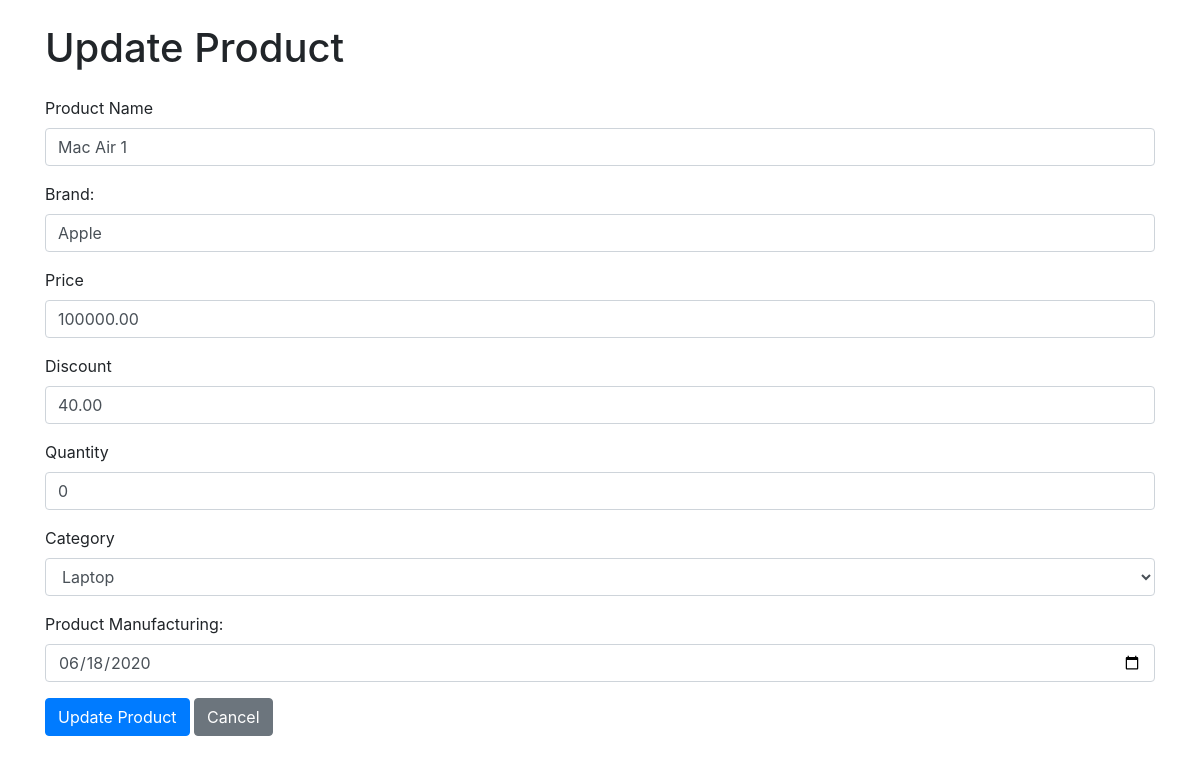
Screenshot of /product/5/update/ with the database file from the repository.
### billingsystemapp/models.py (models this page shows, shortened)
class Product(models.Model):
    product_id = models.AutoField(primary_key=True)
    product_name = models.CharField(max_length=200)
    brand = models.CharField(max_length=200, null=True)
    price = models.DecimalField(max_digits=10, decimal_places=2)
    discount=models.DecimalField(max_digits=10, decimal_places=2,default=0.00)
    quantity = models.IntegerField()
    manufacturingdate = models.DateField(null=True)
    category = models.ForeignKey(Category, on_delete=models.CASCADE)

class Category(models.Model):
    name = models.CharField(max_length=100)

### billingsystemapp/views.py (the view, shortened to what this page needs)
# urls.py: path('product/<int:product_id>/update/', views.product_update, name='product_update'),
def product_update(request, product_id):
    product = get_object_or_404(Product, pk=product_id)
    categories = Category.objects.all()
    return render(request, 'product_update.html', {'product': product, 'categories': categories})

### billingsystemapp/templates/product_update.html (shortened to what this page needs)
<!DOCTYPE html>
<html lang="en">
<head>
    <link href="https://stackpath.bootstrapcdn.com/bootstrap/4.5.2/css/bootstrap.min.css" rel="stylesheet">
</head>
<body>
    <div class="container">
        <h1 class="mt-4 mb-4">Update Product</h1>
        <form method="post">
            <div class="form-group">
                <label for="product_name">Product Name</label>
                <input type="text" class="form-control" id="product_name" name="product_name" value="{{ product.product_name }}" required>
            </div>
            <div class="form-group">
                <label for="brand">Brand:</label>
                <input type="text" class="form-control" id="brand" name="brand" value="{{ product.brand }}" required>
            </div>
            <div class="form-group">
                <label for="price">Price</label>
                <input type="number" class="form-control" id="price" name="price" value="{{ product.price }}" required>
            </div>
            <div class="form-group">
                <label for="discount">Discount</label>
                <input type="number" class="form-control" id="discount" name="discount" value="{{ product.discount }}" required>
            </div>
            <div class="form-group">
                <label for="quantity">Quantity</label>
                <input type="number" class="form-control" id="quantity" name="quantity" value="{{ product.quantity }}" required>
            </div>
            <div class="form-group">
                <label for="category">Category</label>
                <select class="form-control" id="category" name="category" required>
                    {% for category in categories %}
                        <option value="{{ category.pk }}" {% if category.pk == product.category.pk %} selected {% endif %}>{{ category.name }}</option>
                    {% endfor %}
                </select>
            </div>
            <div class="form-group">
                <label for="pdtmanu">Product Manufacturing:</label>
                <input type="date" class="form-control" id="pdtmanu" name="pdtmanu" value="{{ product.manufacturingdate|date:'Y-m-d' }}" required>
            </div>
            <button type="submit" class="btn btn-primary">Update Product</button>
            <a class="btn btn-secondary" href="{% url 'product' %}">Cancel</a>
        </form>
    </div>
</body>
</html>

### rows the page displays
Product: product_name "Mac Air 1", brand "Apple", price "100000.00", discount "40.00", quantity "0", category "Laptop", pdtmanu "06/18/2020"
